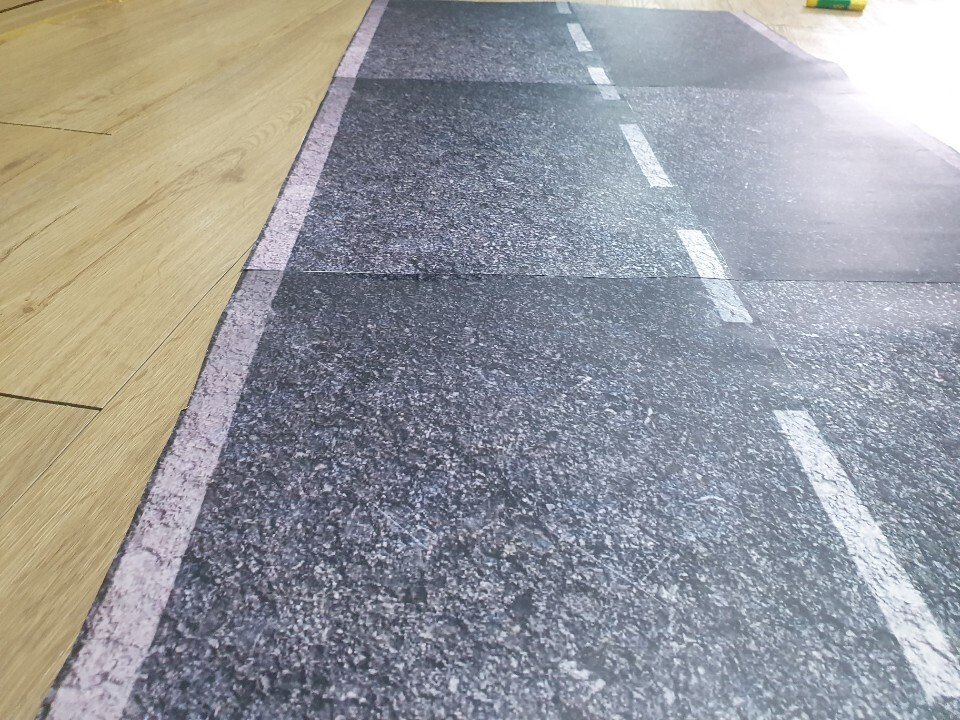
#> input picture trialroad.jpg, 960 x 720 px
$ python -i algorithms.py   (imports and definitions only)   (older library calls are emulated)
#> lines starting #> are read from the running program, lines starting #| are printed output that depends on the picture; after the words box and inside, x2 and y2 are one past the last pixel; in counts of white or black regions, pixels touching at a corner belong together
import cv2
import numpy as np

WIDTH = 400
HEIGHT = 240

pts1 = np.array([[50,135],[350,135],[0,185],[400,185]],np.int32)
pts2 = np.array([[100,0],[280,0],[100,240],[280,240]],np.int32)

# [17 lines left out: function Perspective, not called in this run]

def Threshold(imgPers):
    imgGray = cv2.cvtColor(imgPers, cv2.COLOR_RGB2GRAY)
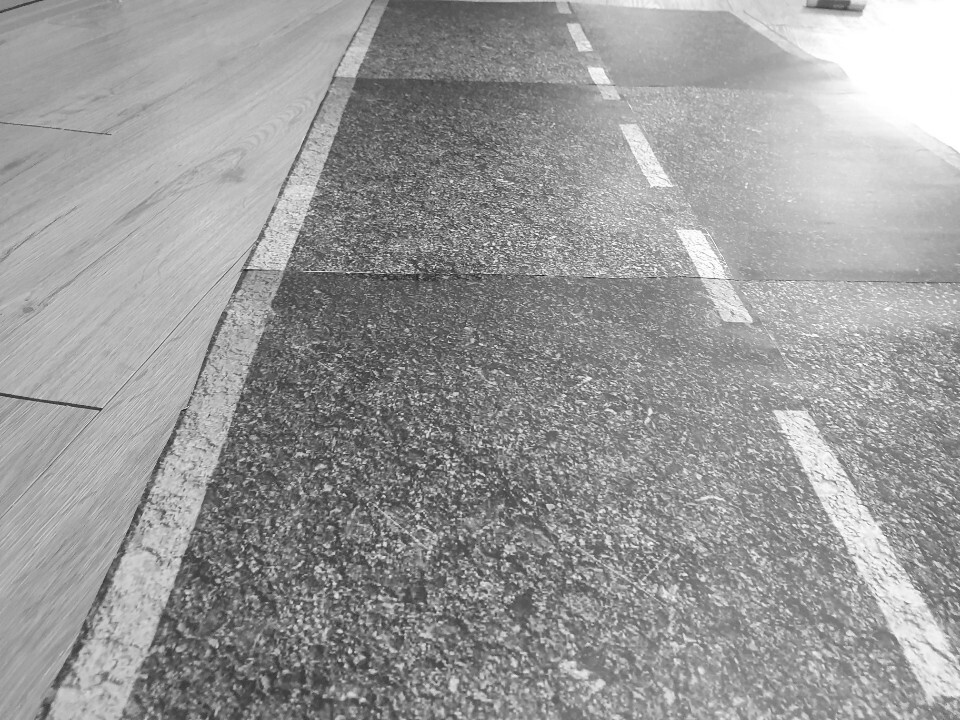
#> imgGray: shape (720, 960); min 7, max 255, mean 154.1

    # Blurring -----------------------------------------------
    # imgBlur = cv2.blur(imgPers, (5,5))
    imgBlur = cv2.GaussianBlur(imgGray, (5,5), 0)
    # imgBlur = cv2.medianBlur(imgPers, 5)
    # imgBlur = cv2.bilateralFilter(imgPers,9,75,75)
    # -----------------------------------------------

    imgThresh = cv2.inRange(imgBlur, 220, 255, cv2.THRESH_BINARY)
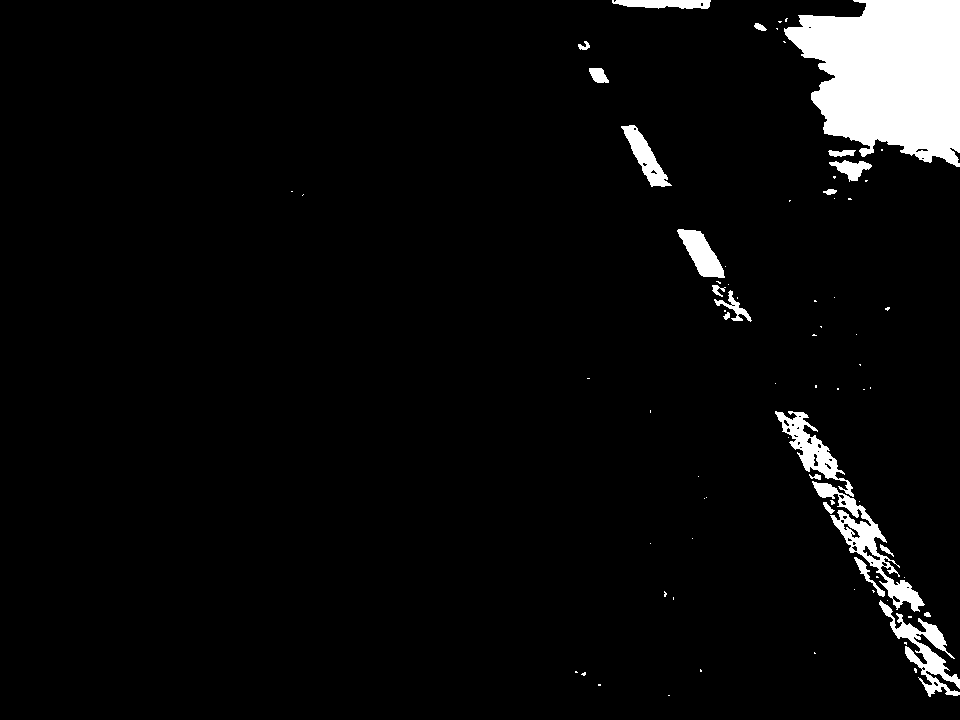
#> imgThresh: shape (720, 960); 4.7% white; 76 white regions (55 under 20 px), largest, box (x1, y1, x2, y2) and area: (784, 0, 960, 167) 21057, (812, 481, 925, 612) 2770, (879, 600, 960, 697) 2113
    cv2.imshow("Binary Threshold", imgThresh)
    cv2.waitKey(1)
    # [14 lines of commented-out code are left out]
    imgEdge = cv2.Canny(imgGray, 350, 450)
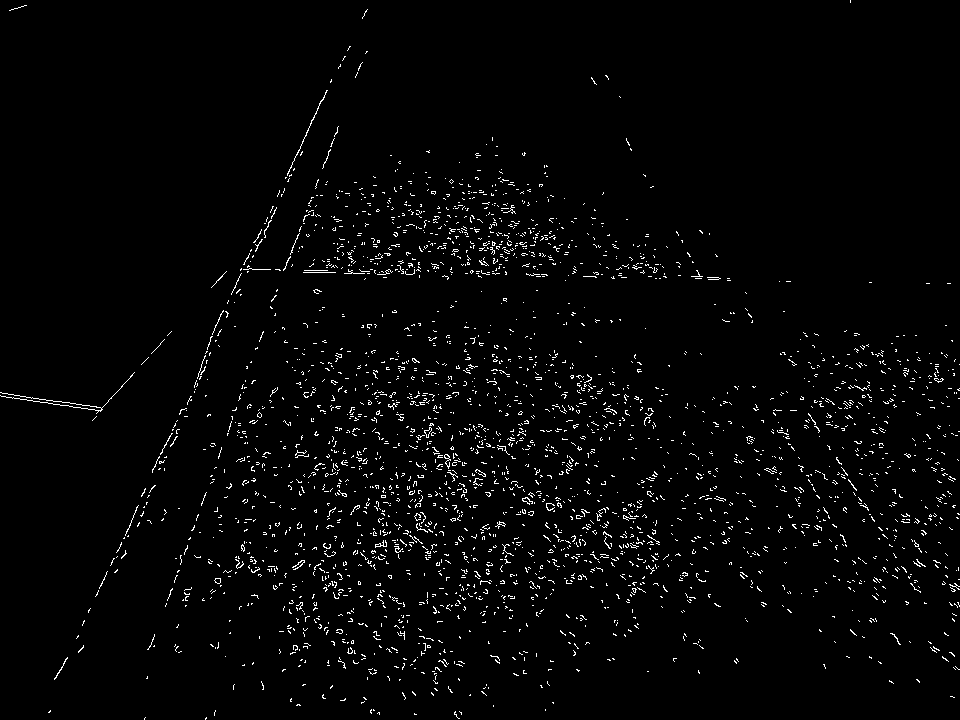
#> imgEdge: shape (720, 960); 2.3% white in thin lines or dots

    cv2.imshow("canny edge", imgEdge)
    cv2.waitKey(1)

    # combing the binary threshold and canny edge detector
    imgFinal = cv2.add(imgThresh, imgEdge)
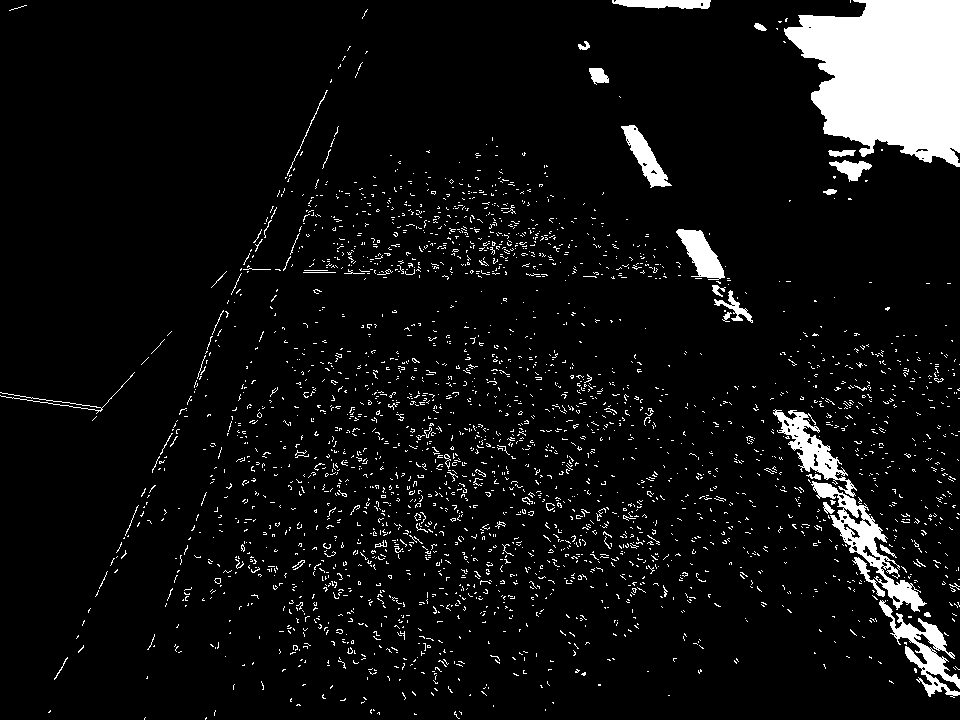
#> imgFinal: shape (720, 960); 7% white; 2834 white regions (2760 under 20 px), largest, box (x1, y1, x2, y2) and area: (784, 0, 960, 167) 21057, (811, 481, 927, 612) 2959, (879, 600, 960, 698) 2201
    imgFinal = cv2.cvtColor(imgFinal, cv2.COLOR_GRAY2RGB)
    imgFinalDuplicate = cv2.cvtColor(imgFinal, cv2.COLOR_RGB2BGR)
    imgFinalDuplicate1 = cv2.cvtColor(imgFinal, cv2.COLOR_RGB2BGR)
    return imgFinal, imgFinalDuplicate, imgFinalDuplicate1

# [35 lines left out: functions Histogram, LaneFinder, LaneCenter, not called in this run]

>>> import cv2
>>> picture = cv2.cvtColor(cv2.imread('../trialroad.jpg'), cv2.COLOR_BGR2RGB)
>>> result = Threshold(picture)
